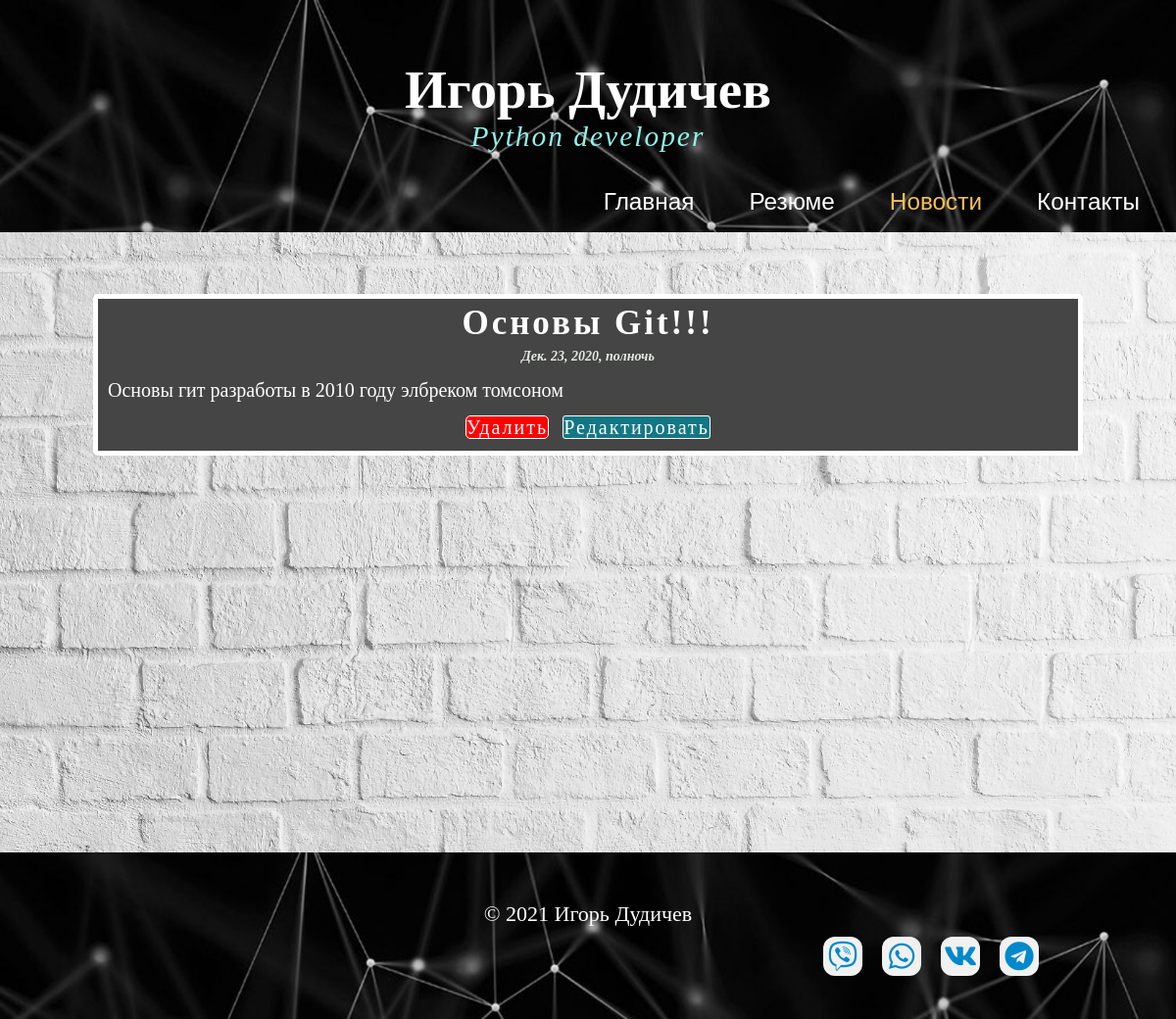
Screenshot of /news/7 with the database file from the repository.
### news/models.py (models this page shows, shortened)
class Article(models.Model):
	title = models.CharField('Название', max_length=50)
	anons = models.CharField('Анонс', max_length=250)
	full_text = models.TextField('Статья')
	date = models.DateTimeField('Дата публикации')
	class Meta:
		verbose_name = 'Новость'
		verbose_name_plural = 'Новости'

### news/views.py (the view)
# urls.py: path('<int:pk>', views.NewsDetail.as_view(), name='news-detail'),
class NewsDetail(DetailView):
	model = Article
	template_name = 'news/detalis_view.html'
	context_object_name = 'articles'

### news/templates/news/detalis_view.html (shortened to what this page needs)
{% extends 'webexample/layout.html' %}
{% block info_menu %}
          <ul class = "menu">
            <li><a href="{% url 'home' %}">Главная</a></li>
            <li><a href="{% url 'rezume' %}">Резюме</a></li>
            <li class="selected"><a href="{% url 'news_home' %}">Новости</a>
            </li>
            <li><a href="{% url 'contact' %}">Контакты</a></li>
          </ul>
{% endblock %}
{% block content %}
        <div class="stat">
        <h2>{{ articles.title }}</h2>
        <h6>{{ articles.date }}</h6>
        <p>{{ articles.full_text }}</p>
        <a href="{% url 'news-delete' articles.id %}" class="delete">Удалить</a>
         <a href="{% url 'news-update' articles.id %}" class="update">Редактировать</a>
        </div>
{% endblock %}

### webexample/static/webexample/css/style.css (style rules this page uses)
* { margin: 0; padding: 0; }
ul.menu { float: right; }
ul.menu li { float: left; padding: 0 0 0 1px; list-style: none; margin: 10px 2px 0 0; }
ul.menu li a { font: normal 100% 'trebuchet ms', sans-serif; display: block; height: 20px; padding: 6px 35px 5px 18px; color: #fff; text-decoration: none; }
ul.menu li.selected a { color: #f7c155; }
.stat { text-align: center; line-height: 1.4; border: 5px solid white; height: auto; width: 1000px; margin: 0 auto; color: white; background-color: #444544; border-radius: 5px; padding-bottom: 10px; }
.stat h2 { font-size: 35PX; letter-spacing: 3PX; }
.stat h6 { font-size: 14px; font-style: italic; color: #e5e8e3; }
.stat p { font-size: 20px; text-align: left; padding: 10px; }
.delete { color: white; text-decoration: none; border: 1px solid; background-color: red; border-radius: 5px; font-size: 20px; letter-spacing: 2px; }
.update { color: white; text-decoration: none; border: 1px solid; background-color: #137785; border-radius: 3px; font-size: 20px; letter-spacing: 2px; margin-left: 10px; }

### rows the page displays
Article: title "Основы Git!!!", date "Дек. 23, 2020, полночь", full_text "Основы гит разработы в 2010 году элбреком томсоном"
